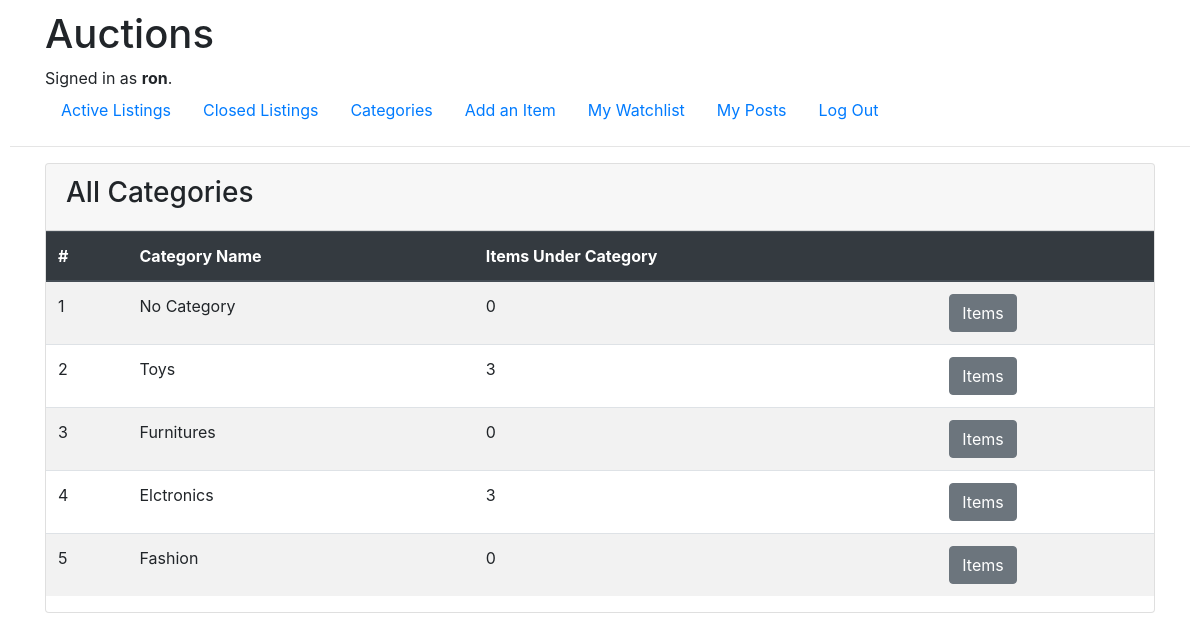
Page /itemcountbycategory (signed in) on the committed database.
### auctions/models.py (models this page shows, shortened)
class User(AbstractUser):
    watchlist = models.ManyToManyField('Item', blank=True, related_name="watched_by")

class Category(models.Model):
    title = models.CharField(max_length=64)

### auctions/views.py (the view)
# urls.py: path("itemcountbycategory", views.itemcountbycategory, name="itemcountbycategory"),
def itemcountbycategory(request):
    categories = Category.objects.all()
    counts = [len(category.items.all()) for category in categories]
    return render(request, "auctions/itemcountbycategory.html", {
        "contents":zip(categories, counts)
    })

### auctions/templates/auctions/itemcountbycategory.html
{% extends "auctions/layout.html" %}
{% block body %}
  <div class="container">
    <div class="row">
      <div class="col">
        <div class="card">
          <div class="card-header">
            <h3>All Categories</h3>
          </div>
          <table class="table table-striped">
            <thead class="thead-dark">
              <tr>
                <th>#</th>
                <th>Category Name</th>
                <th>Items Under Category</th>
                <th></th>
              </tr>
            </thead>
            <tbody>
              {% for category, count in contents %}
                <tr>
                  <td>{{ forloop.counter }}</td>
                  <td>{{ category.title }}</td>
                  <td>{{ count }}</td>
                  <td>
                    <a href="{% url 'itemlistbycategory' category.id %}" class="btn btn-secondary">Items</a>
                  </td>
                </tr>
              {% endfor %}
            </tbody>
          </table>
        </div>
      </div>
    </div>
  </div>
{% endblock %}

### auctions/templates/auctions/layout.html (shortened to what this page needs)
{% load static %}
<!DOCTYPE html>
<html lang="en">
    <head>
        <link rel="stylesheet" href="https://stackpath.bootstrapcdn.com/bootstrap/4.4.1/css/bootstrap.min.css">
        <link href="{% static 'auctions/styles.css' %}" rel="stylesheet">
    </head>
    <body>
        <div class="container">
            <h1>Auctions</h1>
            <div>
                {% if user.is_authenticated %}
                    Signed in as <strong>{{ user.username }}</strong>.
                {% else %}
                    Not signed in.
                {% endif %}
            </div>
            <ul class="nav">
                <li class="nav-item">
                    <a class="nav-link" href="{% url 'index' %}">Active Listings</a>
                </li>
                <li class="nav-item">
                    <a class="nav-link" href="{% url 'closedlistings' %}">Closed Listings</a>
                </li>
                <li class="nav-item">
                    <a class="nav-link" href="{% url 'itemcountbycategory' %}">Categories</a>
                </li>
                {% if user.is_authenticated %}
                    <li class="nav-item">
                        <a class="nav-link" href="{% url 'create' %}">Add an Item</a>
                    </li>
                    <li class="nav-item">
                        <a class="nav-link" href="{% url 'watchlistitems' %}">My Watchlist </a>
                    </li>
                    <li class="nav-item">
                        <a class="nav-link" href="{% url 'userposts' %}">My Posts</a>
                    </li>
                    <li class="nav-item">
                        <a class="nav-link" href="{% url 'logout' %}">Log Out</a>
                    </li>
                {% endif %}
            </ul>
        </div>
        <hr>
        {% block body %}
        {% endblock %}
    </body>
</html>

### auctions/static/auctions/styles.css (style rules this page uses)
body { padding: 10px; }

### rows in the picture
User: username "ron"
Category: title "No Category", count "0"
Category: title "Toys", count "3"
Category: title "Furnitures", count "0"
Category: title "Elctronics", count "3"
Category: title "Fashion", count "0"
